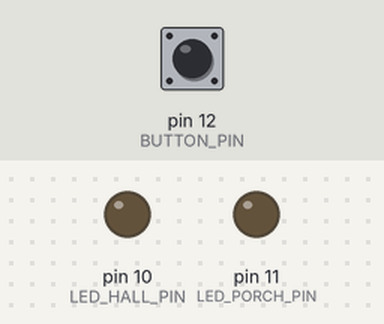
Recording of a sketch running on a simulated Arduino Uno, built with avr-gcc and run on an emulated ATmega328P. Parts: output pins drawn as LEDs (lit = HIGH). Inputs (shaded band) come from the test bench; at power-on: pin 12 (BUTTON_PIN) HIGH.

Above: at 1.2 s.
1.3 s: pin 12 (BUTTON_PIN) pulled LOW for 0.15 s
At 1.9 s:
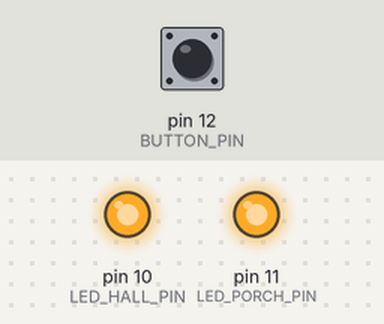
4.4 s: pin 12 (BUTTON_PIN) pulled LOW for 3.2 s
At 11.1 s:
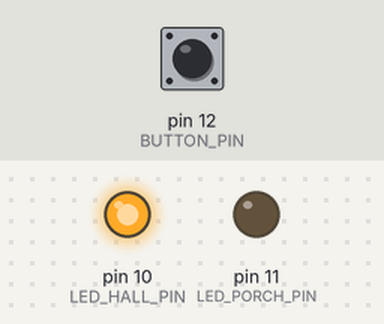
Timing chart, 0 to 14.8 s (numbered marks = the images above; inputs shaded):
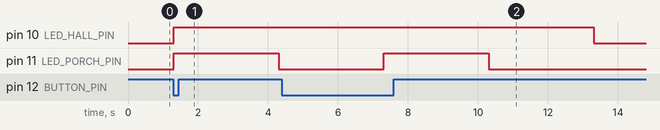

The sketch:

Task1.1Lights_ON.ino
```cpp
const int BUTTON_PIN = 12;
const int LED_PORCH_PIN = 11;
const int LED_HALL_PIN = 10;
//delay durations before turning off lights.
int duration_porch = 3000;
int duration_hall = 3000;

void TriggerLed() {
  //Function for turning on two LEDs waiting an interval to turn off the first light, and then waiting another interval to turn off the second light.
  //Turn on both lights
  digitalWrite(LED_PORCH_PIN, HIGH);
  digitalWrite(LED_HALL_PIN, HIGH);
  //delay for porch duration
  delay(duration_porch);
  //sets porch light off
  digitalWrite(LED_PORCH_PIN, LOW);
  //wait for remaining duration on hall light.
  delay(duration_hall);
  //sets hall light off
  digitalWrite(LED_HALL_PIN, LOW);
}

void setup() {
  pinMode(LED_PORCH_PIN, OUTPUT);
  pinMode(LED_HALL_PIN, OUTPUT);
  // Using PULLUP: Pin is HIGH normally, LOW when button is pressed
  pinMode(BUTTON_PIN, INPUT_PULLUP);
}

void loop() {
  // Check if button is pressed (LOW)
  if (digitalRead(BUTTON_PIN) == LOW) {
    //run LED function
    TriggerLed();
  }
}
```

Measured:
- after the input at 1.3 s, pin 10 (LED_HALL_PIN): LOW → HIGH at once; pin 11 (LED_PORCH_PIN): LOW → HIGH at once, → LOW 3.0 s later
- after the input at 4.4 s, pin 10 (LED_HALL_PIN): HIGH → LOW after 8.9 s instead of 2.9 s; pin 11 (LED_PORCH_PIN): LOW → HIGH after 2.9 s, → LOW 3.0 s later
